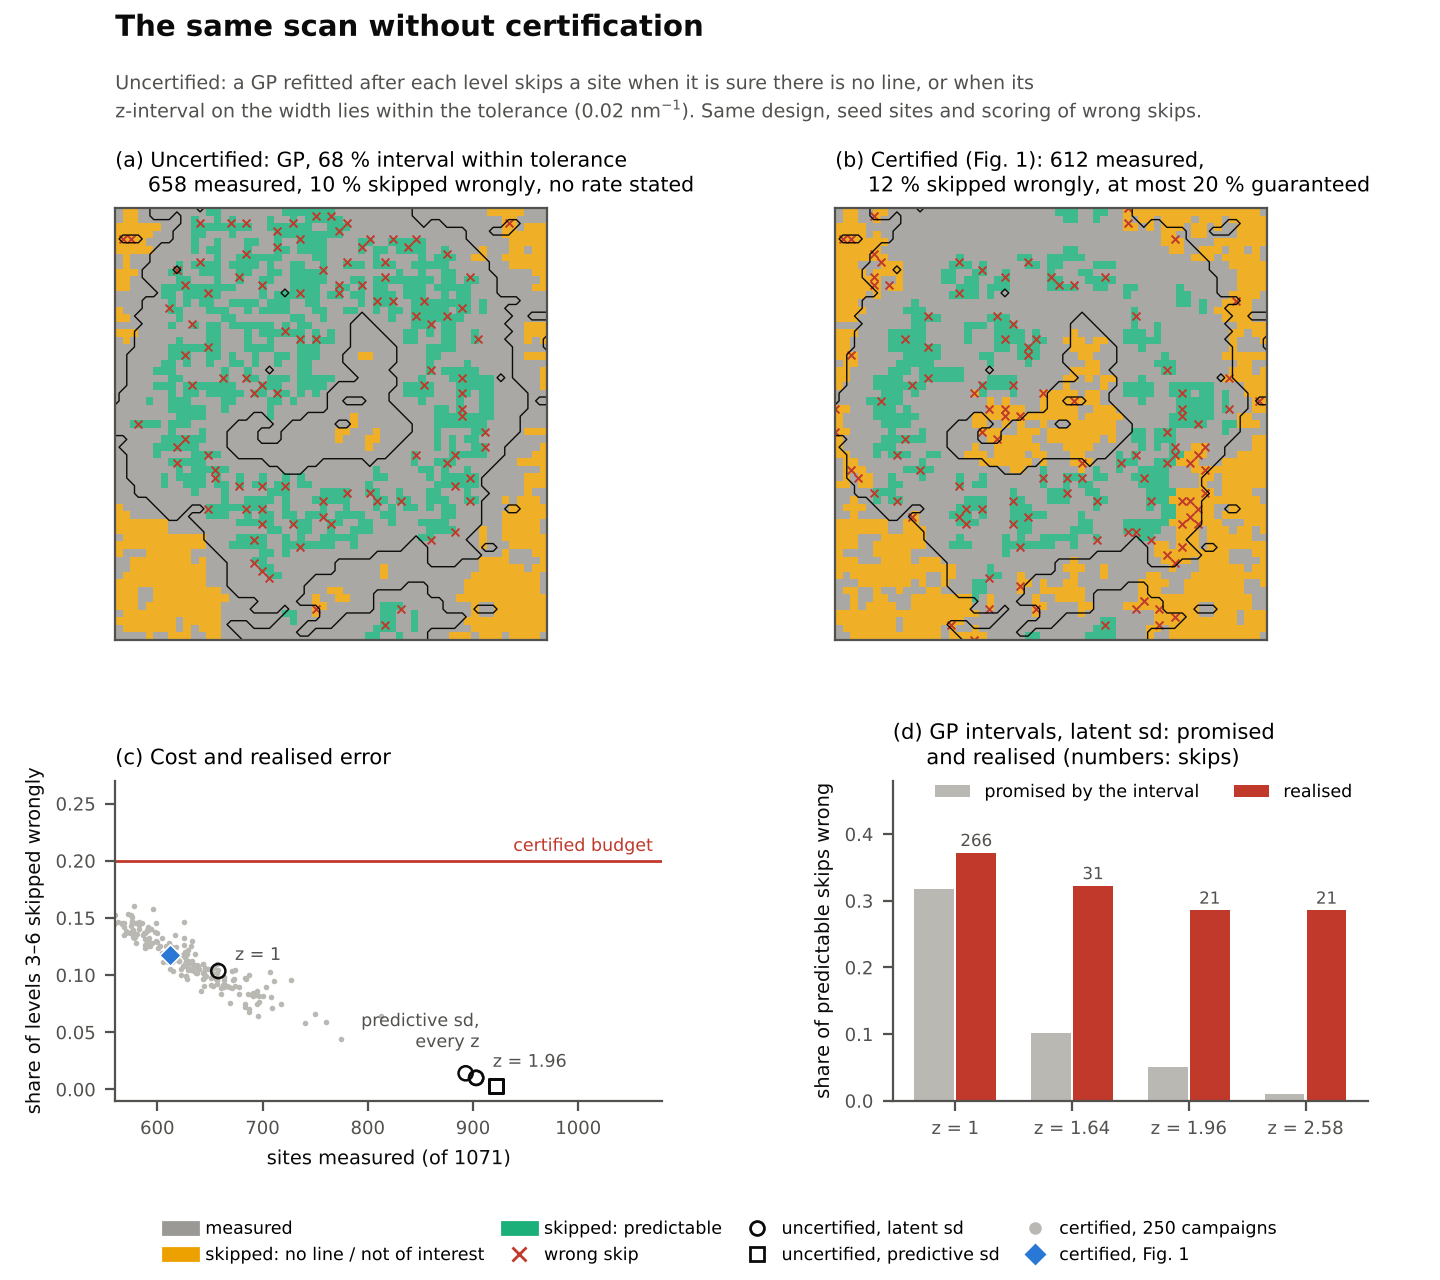

Generate this figure with Python:
"""
Certified against uncertified campaigns on the NaCl (200)-width map.
(a) Actions of the uncertified GP campaign closest in cost to the certified one (latent sd, z = 1), with its
    wrong skips. (b) The certified campaign of Fig. 1 (seed 44), same encoding.
(c) Cost against the realised share of sites skipped wrongly (levels 3 to 6): 250 certified campaigns and
    the uncertified rules (latent or predictive GP standard deviation; z = 1, 1.64, 1.96, 2.58).
(d) What the GP intervals promised against what happened at the sites skipped as predictable.

    python -m experiments.uncertified_gp && python manuscript/figures/fig_uncertified.py
"""
from __future__ import annotations

import json
import sys
from pathlib import Path

import matplotlib.pyplot as plt
import numpy as np
from matplotlib.colors import ListedColormap
from matplotlib.lines import Line2D
from scipy.spatial import cKDTree

FIG = Path(__file__).resolve().parent
sys.path.insert(0, str(FIG))
from fig_hook import ROOT, ROW, SEED, INK, INK2, GRID, RED, BUDGET  # noqa: E402
from fig_datasets import nacl_fwhm  # noqa: E402
from experiments.record import OUT as REC, REASONS, build  # noqa: E402

COL = {"measured": "#9a9995", "no_line": "#eda100", "predictable": "#1baf7a"}
BLUE = "#2a78d6"


def main():
    plt.rcParams.update({"font.family": "DejaVu Sans", "font.size": 8, "axes.edgecolor": INK2,
                         "xtick.color": INK2, "ytick.color": INK2})
    res = json.loads((ROOT / "results/hook/uncertified.json").read_text())
    z = np.load(REC / ROW / "sites.npz")
    i = int(np.flatnonzero(z["seeds"] == SEED)[0])
    ds, _, _ = build(ROW, SEED, {})
    xy = np.asarray(ds.meta["xy_mm"], float)[z["site_index"]]
    lv = np.asarray(z["levels"])
    img, pres, (xs, ys), _, _ = nacl_fwhm()
    ext = (xs[0], xs[-1], ys[0], ys[-1])
    XX, YY = np.meshgrid(xs, ys)
    _, nn = cKDTree(xy).query(np.c_[XX.ravel(), YY.ravel()])
    nn = nn.reshape(XX.shape)

    # certified campaign, actions collapsed to the same three classes
    R = np.array(REASONS)[z["reason"][i]]
    S = z["skipped"][i].astype(bool)
    Acov = np.isin(R, ["not_interesting", "not_interesting+interpolable"])
    Bcov = np.isin(R, ["interpolable", "not_interesting+interpolable"])
    c_act = np.where(~S, "measured", np.where(Acov, "no_line", "predictable"))
    c_wrong = S & ((Acov & z["interesting"][i].astype(bool)) | (Bcov & z["fail_prior"][i].astype(bool)))
    u = np.load(ROOT / "results/hook/uncertified_latent_z1.00.npz")
    u_act, u_wrong = u["action"].copy(), u["wrong"]
    u_act[u_act == "seed"] = "measured"
    c_act = c_act.astype(object); c_act[lv <= 2] = "measured"

    fig = plt.figure(figsize=(7.2, 6.4), facecolor="white")
    FW, FH = 7.2, 6.4
    mw = 0.30; mh = mw * FW / FH
    keys = ["measured", "no_line", "predictable"]
    cmap = ListedColormap([COL[k] for k in keys])

    def amap(x, y, act, wrong, title):
        ax = fig.add_axes([x, y, mw, mh])
        code = np.array([keys.index(a) for a in act])
        ax.imshow(code[nn], origin="lower", cmap=cmap, vmin=-0.5, vmax=2.5, extent=ext, alpha=0.85,
                  interpolation="nearest")
        ax.contour(XX, YY, pres.astype(float), levels=[0.5], colors=INK, linewidths=0.5)
        ax.scatter(xy[wrong, 0], xy[wrong, 1], s=8, marker="x", c=RED, linewidths=0.7)
        ax.set_title(title, loc="left", fontsize=7.4)
        ax.set_xticks([]); ax.set_yticks([])
        return ax

    cert = lv >= 3
    rowu = [r for r in res["uncertified"] if r["sd"] == "latent" and r["z"] == 1.0][0]
    amap(0.08, 0.50, u_act, u_wrong,
         f"(a) Uncertified: GP, 68 % interval within tolerance\n     {rowu['measured']} measured, "
         f"{100 * rowu['wrong_rate']:.0f} % skipped wrongly, no rate stated")
    amap(0.58, 0.50, c_act, c_wrong,
         f"(b) Certified (Fig. 1): {int((~S).sum())} measured,\n     "
         f"{100 * c_wrong[cert].mean():.0f} % skipped wrongly, at most 20 % guaranteed")

    # (c) cost against realised wrong-skip share
    ax = fig.add_axes([0.08, 0.14, 0.38, 0.25])
    cm, cr = np.array(res["certified"]["measured"]), np.array(res["certified"]["wrong_rate"])
    ax.scatter(cm, cr, s=4, c=GRID, linewidths=0, label="certified, 250 campaigns")
    ax.scatter([int((~S).sum())], [c_wrong[cert].mean()], s=30, marker="D", c=BLUE, edgecolors="white",
               linewidths=0.6, zorder=3, label="certified, Fig. 1")
    for r in res["uncertified"]:
        mk = "o" if r["sd"] == "latent" else "s"
        ax.scatter([r["measured"]], [r["wrong_rate"]], s=26, marker=mk, facecolors="none", edgecolors=INK, lw=0.9,
                   zorder=4)
    for r in res["uncertified"]:
        if r["sd"] == "latent" and r["z"] in (1.0, 1.96):
            ax.annotate(f"z = {r['z']:g}", (r["measured"], r["wrong_rate"]), xytext=(6, 4),
                        textcoords="offset points", fontsize=6.3, color=INK2)
    ax.annotate("predictive sd,\nevery z", (922, 0.003), xytext=(-6, 14), textcoords="offset points", fontsize=6.3,
                color=INK2, ha="right")
    ax.axhline(BUDGET, color=RED, lw=1.0)
    ax.text(1071, BUDGET + 0.005, "certified budget", color=RED, fontsize=6.3, ha="right", va="bottom")
    ax.set_xlim(560, 1080); ax.set_ylim(-0.01, 0.27)
    ax.set_xlabel("sites measured (of 1071)", fontsize=7)
    ax.set_ylabel("share of levels 3–6 skipped wrongly", fontsize=7)
    ax.tick_params(labelsize=6.5)
    for s_ in ("top", "right"):
        ax.spines[s_].set_visible(False)
    ax.set_title("(c) Cost and realised error", loc="left", fontsize=7.6)

    # (d) promised against realised, sites skipped as predictable
    ax = fig.add_axes([0.62, 0.14, 0.33, 0.25])
    lat = [r for r in res["uncertified"] if r["sd"] == "latent" and r["wrong_pred"] is not None]
    xs_ = np.arange(len(lat))
    ax.bar(xs_ - 0.18, [r["nominal"] for r in lat], 0.34, color=GRID, label="promised by the interval")
    ax.bar(xs_ + 0.18, [r["wrong_pred"] for r in lat], 0.34, color=RED, label="realised")
    for k, r in enumerate(lat):
        ax.text(k + 0.18, r["wrong_pred"] + 0.01, f"{r['n_skip_pred']}", ha="center", fontsize=6, color=INK2)
    ax.set_xticks(xs_); ax.set_xticklabels([f"z = {r['z']:g}" for r in lat], fontsize=6.5)
    ax.set_ylabel("share of predictable skips wrong", fontsize=7)
    ax.tick_params(labelsize=6.5)
    ax.legend(fontsize=6.3, frameon=False, loc="upper right", ncol=2, bbox_to_anchor=(1.0, 1.04))
    ax.set_ylim(0, 0.48)
    for s_ in ("top", "right"):
        ax.spines[s_].set_visible(False)
    ax.set_title("(d) GP intervals, latent sd: promised\n     and realised (numbers: skips)", loc="left", fontsize=7.6)

    handles = [plt.Rectangle((0, 0), 1, 1, color=COL["measured"], label="measured"),
               plt.Rectangle((0, 0), 1, 1, color=COL["no_line"], label="skipped: no line / not of interest"),
               plt.Rectangle((0, 0), 1, 1, color=COL["predictable"], label="skipped: predictable"),
               Line2D([], [], ls="", marker="x", color=RED, markersize=5, label="wrong skip"),
               Line2D([], [], ls="", marker="o", mfc="none", color=INK, markersize=5, label="uncertified, latent sd"),
               Line2D([], [], ls="", marker="s", mfc="none", color=INK, markersize=5,
                      label="uncertified, predictive sd"),
               Line2D([], [], ls="", marker="o", color=GRID, markersize=3.5, label="certified, 250 campaigns"),
               Line2D([], [], ls="", marker="D", color=BLUE, markersize=4.5, label="certified, Fig. 1")]
    fig.legend(handles=handles, loc="lower center", ncol=4, fontsize=6.3, frameon=False, bbox_to_anchor=(0.5, 0.0),
               columnspacing=1.0, handletextpad=0.4)
    fig.text(0.08, 0.972, "The same scan without certification", fontsize=10.5, fontweight="bold", color=INK)
    fig.text(0.08, 0.945, "Uncertified: a GP refitted after each level skips a site when it is sure there is no line, "
             "or when its\nz-interval on the width lies within the tolerance (0.02 nm$^{-1}$). Same design, seed "
             "sites and scoring of wrong skips.", fontsize=6.9, color=INK2, va="top", linespacing=1.4)
    fig.savefig(FIG / "fig_uncertified.png", dpi=200)
    fig.savefig(FIG / "fig_uncertified.pdf")
    print("wrote", FIG / "fig_uncertified.png")


if __name__ == "__main__":
    main()
